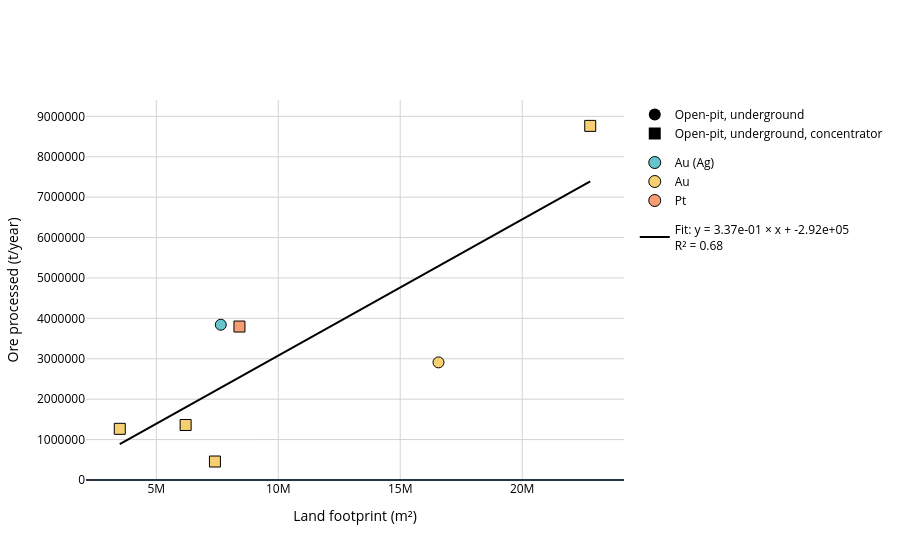

Notebook code for this chart:
### Code cell
plot_land_vs_ore(
    both,
    x_col="land_data?",        # your land column in m²
    y_col="ore_processed_t",  # ore processed
    product_col="Main_product",
    label_col="facility_name",
    symbol_col="mining_processing_type",
    x_abs="Land footprint (m²)",
    y_abs="Ore processed (t/year)",
    log_x=False,  # you can try True/False depending on spread
    log_y=False,
    output_html='data/Parametrization/land_vs_ore_mixed.html'
)

### Figure 1 — Plotly figure (JSON) as saved in the notebook; plotly's stock layout.template omitted (floating-point values rounded to 4 significant figures; data arrays with more than 128 entries replaced by an {"elided": "..."} marker saying what was removed)
{"data": [{"legendgroup": "mining", "marker": {"color": "black", "size": 12, "symbol": 0}, "mode": "markers", "name": "Open-pit, underground", "showlegend": true, "x": [null], "y": [null], "type": "scatter"}, {"legendgroup": "mining", "marker": {"color": "black", "size": 12, "symbol": 1}, "mode": "markers", "name": "Open-pit, underground, concentrator", "showlegend": true, "x": [null], "y": [null], "type": "scatter"}, {"legendgroup": "product", "marker": {"color": "rgb(102, 197, 204)", "line": {"color": "black", "width": 1}, "size": 12, "symbol": "circle"}, "mode": "markers", "name": "Au (Ag)", "showlegend": true, "x": [null], "y": [null], "type": "scatter"}, {"legendgroup": "product", "marker": {"color": "rgb(246, 207, 113)", "line": {"color": "black", "width": 1}, "size": 12, "symbol": "circle"}, "mode": "markers", "name": "Au", "showlegend": true, "x": [null], "y": [null], "type": "scatter"}, {"legendgroup": "product", "marker": {"color": "rgb(248, 156, 116)", "line": {"color": "black", "width": 1}, "size": 12, "symbol": "circle"}, "mode": "markers", "name": "Pt", "showlegend": true, "x": [null], "y": [null], "type": "scatter"}, {"hovertemplate": "Facility: nan<br>Land footprint (m²): 7,644,289<br>Ore processed (t/year): 3,842,649", "legendgroup": "data", "marker": {"color": "rgb(102, 197, 204)", "line": {"color": "black", "width": 1}, "size": 11, "symbol": 0}, "mode": "markers", "name": "Au (Ag)", "showlegend": false, "text": "nan", "x": [7644000.0], "y": [3843000.0], "type": "scatter"}, {"hovertemplate": "Facility: nan<br>Land footprint (m²): 16,569,167<br>Ore processed (t/year): 2,911,000", "legendgroup": "data", "marker": {"color": "rgb(246, 207, 113)", "line": {"color": "black", "width": 1}, "size": 11, "symbol": 0}, "mode": "markers", "name": "Au", "showlegend": false, "text": "nan", "x": [16570000.0], "y": [2911000.0], "type": "scatter"}, {"hovertemplate": "Facility: Casa Berardi<br>Land footprint (m²): 6,202,897<br>Ore processed (t/year): 1,361,450", "legendgroup": "data", "marker": {"color": "rgb(246, 207, 113)", "line": {"color": "black", "width": 1}, "size": 11, "symbol": 1}, "mode": "markers", "name": "Au", "showlegend": false, "text": "Casa Berardi", "x": [6203000.0], "y": [1361000.0], "type": "scatter"}, {"hovertemplate": "Facility: Fox Complex<br>Land footprint (m²): 7,405,086<br>Ore processed (t/year): 457,000", "legendgroup": "data", "marker": {"color": "rgb(246, 207, 113)", "line": {"color": "black", "width": 1}, "size": 11, "symbol": 1}, "mode": "markers", "name": "Au", "showlegend": false, "text": "Fox Complex", "x": [7405000.0], "y": [457000.0], "type": "scatter"}, {"hovertemplate": "Facility: Hemlo (Williams)<br>Land footprint (m²): 3,503,071<br>Ore processed (t/year): 1,266,009", "legendgroup": "data", "marker": {"color": "rgb(246, 207, 113)", "line": {"color": "black", "width": 1}, "size": 11, "symbol": 1}, "mode": "markers", "name": "Au", "showlegend": false, "text": "Hemlo (Williams)", "x": [3503000.0], "y": [1266000.0], "type": "scatter"}, {"hovertemplate": "Facility: Lac des Iles<br>Land footprint (m²): 8,409,093<br>Ore processed (t/year): 3,798,000", "legendgroup": "data", "marker": {"color": "rgb(248, 156, 116)", "line": {"color": "black", "width": 1}, "size": 11, "symbol": 1}, "mode": "markers", "name": "Pt", "showlegend": false, "text": "Lac des Iles", "x": [8409000.0], "y": [3798000.0], "type": "scatter"}, {"hovertemplate": "Facility: Rainy River<br>Land footprint (m²): 22,789,723<br>Ore processed (t/year): 8,764,000", "legendgroup": "data", "marker": {"color": "rgb(246, 207, 113)", "line": {"color": "black", "width": 1}, "size": 11, "symbol": 1}, "mode": "markers", "name": "Au", "showlegend": false, "text": "Rainy River", "x": [22790000.0], "y": [8764000.0], "type": "scatter"}, {"legendgroup": "fit", "line": {"color": "black", "width": 2}, "mode": "lines", "name": "Fit: y = 3.37e-01 × x + -2.92e+05<br>R² = 0.68", "showlegend": true, "x": {"elided": "200 float values"}, "y": {"elided": "200 float values"}, "type": "scatter"}], "layout": {"font": {"color": "black"}, "legend": {"bgcolor": "rgba(0,0,0,0)", "groupclick": "toggleitem"}, "xaxis": {"title": {"text": "Land footprint (m²)"}, "gridcolor": "lightgray", "type": "linear"}, "yaxis": {"title": {"text": "Ore processed (t/year)"}, "gridcolor": "lightgray", "rangemode": "tozero", "tickformat": "d", "type": "linear"}, "title": {"text": ""}, "paper_bgcolor": "white", "plot_bgcolor": "white"}}
